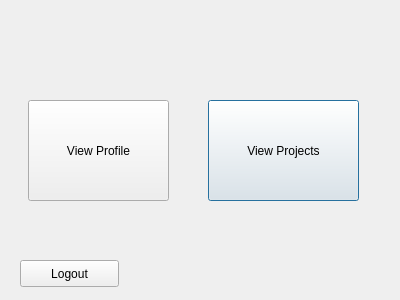
<?xml version="1.0" encoding="UTF-8"?>
<ui version="4.0">
 <class>LoggedIn</class>
 <widget class="QDialog" name="LoggedIn">
  <property name="geometry">
   <rect>
    <x>0</x>
    <y>0</y>
    <width>400</width>
    <height>300</height>
   </rect>
  </property>
  <property name="windowTitle">
   <string>Dialog</string>
  </property>
  <widget class="QPushButton" name="ViewProjectButton">
   <property name="geometry">
    <rect>
     <x>208</x>
     <y>100</y>
     <width>151</width>
     <height>101</height>
    </rect>
   </property>
   <property name="text">
    <string>View Projects</string>
   </property>
  </widget>
  <widget class="QPushButton" name="ViewProfileButton">
   <property name="geometry">
    <rect>
     <x>28</x>
     <y>100</y>
     <width>141</width>
     <height>101</height>
    </rect>
   </property>
   <property name="text">
    <string>View Profile</string>
   </property>
  </widget>
  <widget class="QPushButton" name="LogoutButton">
   <property name="geometry">
    <rect>
     <x>20</x>
     <y>260</y>
     <width>99</width>
     <height>27</height>
    </rect>
   </property>
   <property name="text">
    <string>Logout</string>
   </property>
  </widget>
 </widget>
 <resources/>
 <connections/>
</ui>
